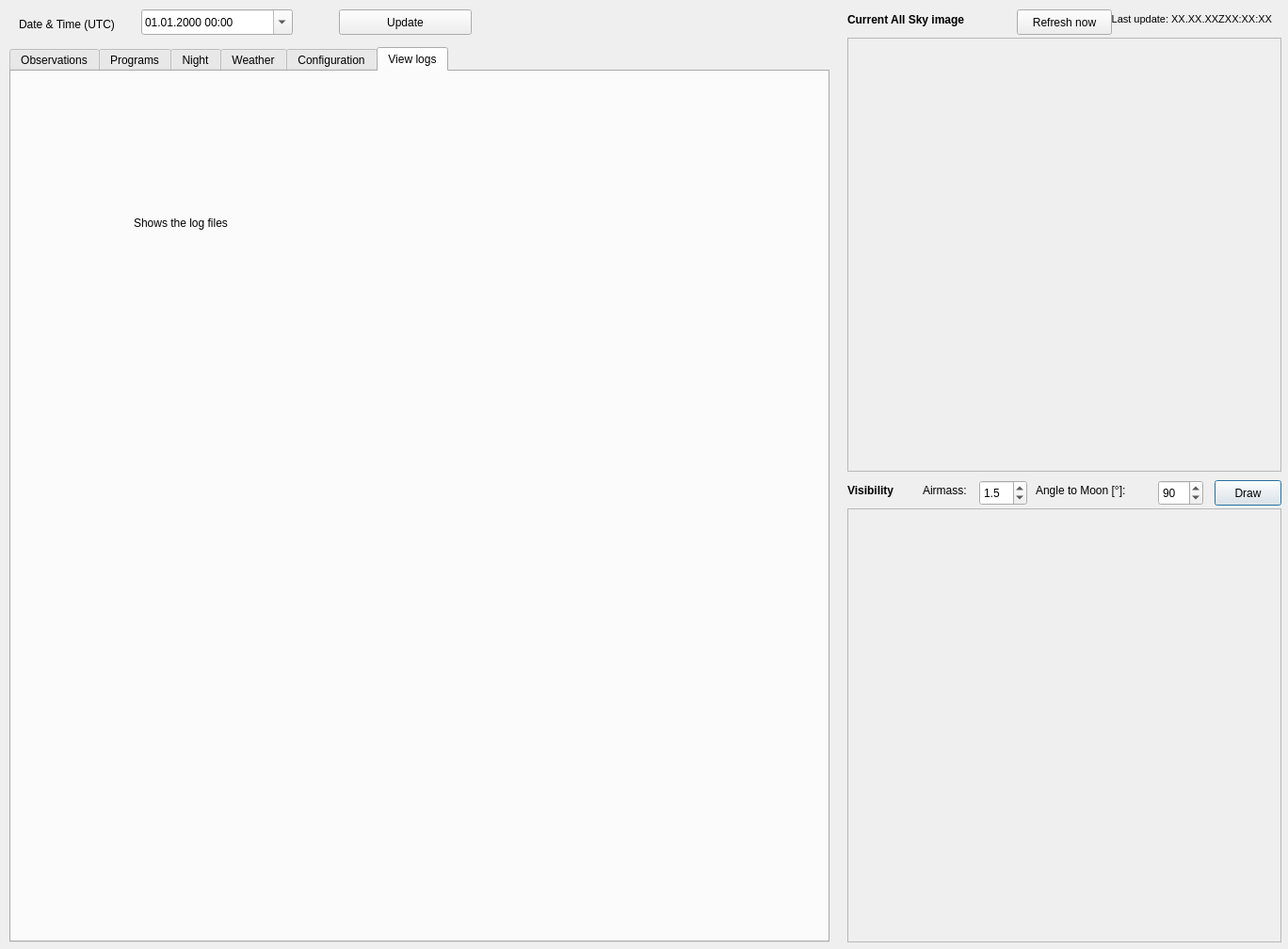
<?xml version="1.0" encoding="UTF-8"?>
<ui version="4.0">
 <class>POUET</class>
 <widget class="QDialog" name="POUET">
  <property name="geometry">
   <rect>
    <x>0</x>
    <y>0</y>
    <width>1368</width>
    <height>1008</height>
   </rect>
  </property>
  <property name="windowTitle">
   <string>Pouet</string>
  </property>
  <widget class="QLabel" name="label_12">
   <property name="geometry">
    <rect>
     <x>1150</x>
     <y>10</y>
     <width>201</width>
     <height>21</height>
    </rect>
   </property>
   <property name="font">
    <font>
     <pointsize>8</pointsize>
     <weight>50</weight>
     <bold>false</bold>
    </font>
   </property>
   <property name="text">
    <string>Last update: XX.XX.XXZXX:XX:XX</string>
   </property>
   <property name="alignment">
    <set>Qt::AlignRight|Qt::AlignTrailing|Qt::AlignVCenter</set>
   </property>
  </widget>
  <widget class="QLabel" name="label_13">
   <property name="geometry">
    <rect>
     <x>900</x>
     <y>10</y>
     <width>201</width>
     <height>21</height>
    </rect>
   </property>
   <property name="font">
    <font>
     <weight>75</weight>
     <bold>true</bold>
    </font>
   </property>
   <property name="text">
    <string>Current All Sky image</string>
   </property>
   <property name="alignment">
    <set>Qt::AlignLeading|Qt::AlignLeft|Qt::AlignVCenter</set>
   </property>
  </widget>
  <widget class="QFrame" name="frame">
   <property name="geometry">
    <rect>
     <x>900</x>
     <y>40</y>
     <width>461</width>
     <height>461</height>
    </rect>
   </property>
   <property name="frameShape">
    <enum>QFrame::StyledPanel</enum>
   </property>
   <property name="frameShadow">
    <enum>QFrame::Raised</enum>
   </property>
   <zorder>line_2</zorder>
  </widget>
  <widget class="QLabel" name="label">
   <property name="geometry">
    <rect>
     <x>20</x>
     <y>10</y>
     <width>131</width>
     <height>31</height>
    </rect>
   </property>
   <property name="text">
    <string>Date &amp; Time (UTC)</string>
   </property>
   <property name="alignment">
    <set>Qt::AlignLeading|Qt::AlignLeft|Qt::AlignVCenter</set>
   </property>
  </widget>
  <widget class="QDateTimeEdit" name="config_time">
   <property name="geometry">
    <rect>
     <x>150</x>
     <y>10</y>
     <width>161</width>
     <height>27</height>
    </rect>
   </property>
   <property name="autoFillBackground">
    <bool>false</bool>
   </property>
   <property name="displayFormat">
    <string>dd.MM.yyyy HH:mm</string>
   </property>
   <property name="calendarPopup">
    <bool>true</bool>
   </property>
  </widget>
  <widget class="QLabel" name="label_14">
   <property name="geometry">
    <rect>
     <x>900</x>
     <y>510</y>
     <width>81</width>
     <height>21</height>
    </rect>
   </property>
   <property name="font">
    <font>
     <weight>75</weight>
     <bold>true</bold>
    </font>
   </property>
   <property name="text">
    <string>Visibility</string>
   </property>
   <property name="alignment">
    <set>Qt::AlignLeading|Qt::AlignLeft|Qt::AlignVCenter</set>
   </property>
  </widget>
  <widget class="QFrame" name="frame_2">
   <property name="geometry">
    <rect>
     <x>900</x>
     <y>540</y>
     <width>461</width>
     <height>461</height>
    </rect>
   </property>
   <property name="frameShape">
    <enum>QFrame::StyledPanel</enum>
   </property>
   <property name="frameShadow">
    <enum>QFrame::Raised</enum>
   </property>
  </widget>
  <widget class="QDoubleSpinBox" name="visibility_airmass">
   <property name="geometry">
    <rect>
     <x>1040</x>
     <y>510</y>
     <width>51</width>
     <height>27</height>
    </rect>
   </property>
   <property name="decimals">
    <number>1</number>
   </property>
   <property name="minimum">
    <double>0.100000000000000</double>
   </property>
   <property name="maximum">
    <double>4.000000000000000</double>
   </property>
   <property name="singleStep">
    <double>0.100000000000000</double>
   </property>
   <property name="value">
    <double>1.500000000000000</double>
   </property>
  </widget>
  <widget class="QLabel" name="label_15">
   <property name="geometry">
    <rect>
     <x>980</x>
     <y>510</y>
     <width>61</width>
     <height>21</height>
    </rect>
   </property>
   <property name="font">
    <font>
     <weight>50</weight>
     <bold>false</bold>
    </font>
   </property>
   <property name="text">
    <string>Airmass:</string>
   </property>
   <property name="alignment">
    <set>Qt::AlignLeading|Qt::AlignLeft|Qt::AlignVCenter</set>
   </property>
  </widget>
  <widget class="QLabel" name="label_16">
   <property name="geometry">
    <rect>
     <x>1100</x>
     <y>510</y>
     <width>131</width>
     <height>21</height>
    </rect>
   </property>
   <property name="font">
    <font>
     <weight>50</weight>
     <bold>false</bold>
    </font>
   </property>
   <property name="text">
    <string>Angle to Moon [°]:</string>
   </property>
   <property name="alignment">
    <set>Qt::AlignLeading|Qt::AlignLeft|Qt::AlignVCenter</set>
   </property>
  </widget>
  <widget class="QSpinBox" name="visibility_moon_angle">
   <property name="geometry">
    <rect>
     <x>1230</x>
     <y>510</y>
     <width>48</width>
     <height>27</height>
    </rect>
   </property>
   <property name="maximum">
    <number>180</number>
   </property>
   <property name="value">
    <number>90</number>
   </property>
  </widget>
  <widget class="QPushButton" name="visibility_plot">
   <property name="geometry">
    <rect>
     <x>1290</x>
     <y>510</y>
     <width>71</width>
     <height>27</height>
    </rect>
   </property>
   <property name="text">
    <string>Draw</string>
   </property>
  </widget>
  <widget class="QTabWidget" name="tabWidget">
   <property name="geometry">
    <rect>
     <x>10</x>
     <y>50</y>
     <width>871</width>
     <height>951</height>
    </rect>
   </property>
   <property name="tabShape">
    <enum>QTabWidget::Rounded</enum>
   </property>
   <property name="currentIndex">
    <number>5</number>
   </property>
   <widget class="QWidget" name="obs">
    <attribute name="title">
     <string>Observations</string>
    </attribute>
    <widget class="QTableWidget" name="tableWidget">
     <property name="geometry">
      <rect>
       <x>250</x>
       <y>110</y>
       <width>256</width>
       <height>192</height>
      </rect>
     </property>
    </widget>
   </widget>
   <widget class="QWidget" name="program">
    <attribute name="title">
     <string>Programs</string>
    </attribute>
    <widget class="QLabel" name="label_27">
     <property name="geometry">
      <rect>
       <x>190</x>
       <y>150</y>
       <width>541</width>
       <height>21</height>
      </rect>
     </property>
     <property name="font">
      <font>
       <weight>50</weight>
       <bold>false</bold>
      </font>
     </property>
     <property name="text">
      <string>Here we can select the programs we want to include</string>
     </property>
     <property name="alignment">
      <set>Qt::AlignLeading|Qt::AlignLeft|Qt::AlignVCenter</set>
     </property>
    </widget>
   </widget>
   <widget class="QWidget" name="night">
    <attribute name="title">
     <string>Night</string>
    </attribute>
    <widget class="QLabel" name="label_24">
     <property name="geometry">
      <rect>
       <x>160</x>
       <y>100</y>
       <width>541</width>
       <height>21</height>
      </rect>
     </property>
     <property name="font">
      <font>
       <weight>50</weight>
       <bold>false</bold>
      </font>
     </property>
     <property name="text">
      <string>When does the night begin? When does it end???</string>
     </property>
     <property name="alignment">
      <set>Qt::AlignLeading|Qt::AlignLeft|Qt::AlignVCenter</set>
     </property>
    </widget>
   </widget>
   <widget class="QWidget" name="weather">
    <attribute name="title">
     <string>Weather</string>
    </attribute>
    <widget class="QPushButton" name="weather_refresh_now">
     <property name="geometry">
      <rect>
       <x>20</x>
       <y>170</y>
       <width>111</width>
       <height>27</height>
      </rect>
     </property>
     <property name="text">
      <string>Refresh now</string>
     </property>
    </widget>
    <widget class="QLabel" name="label_9">
     <property name="geometry">
      <rect>
       <x>150</x>
       <y>140</y>
       <width>41</width>
       <height>21</height>
      </rect>
     </property>
     <property name="font">
      <font>
       <weight>50</weight>
       <bold>false</bold>
      </font>
     </property>
     <property name="text">
      <string>XX.X</string>
     </property>
     <property name="alignment">
      <set>Qt::AlignLeading|Qt::AlignLeft|Qt::AlignVCenter</set>
     </property>
    </widget>
    <widget class="QLabel" name="label_5">
     <property name="geometry">
      <rect>
       <x>150</x>
       <y>50</y>
       <width>41</width>
       <height>21</height>
      </rect>
     </property>
     <property name="font">
      <font>
       <weight>50</weight>
       <bold>false</bold>
      </font>
     </property>
     <property name="text">
      <string>XX.X</string>
     </property>
     <property name="alignment">
      <set>Qt::AlignLeading|Qt::AlignLeft|Qt::AlignVCenter</set>
     </property>
    </widget>
    <widget class="QLabel" name="label_8">
     <property name="geometry">
      <rect>
       <x>150</x>
       <y>110</y>
       <width>41</width>
       <height>21</height>
      </rect>
     </property>
     <property name="font">
      <font>
       <weight>50</weight>
       <bold>false</bold>
      </font>
     </property>
     <property name="text">
      <string>XX.X</string>
     </property>
     <property name="alignment">
      <set>Qt::AlignLeading|Qt::AlignLeft|Qt::AlignVCenter</set>
     </property>
    </widget>
    <widget class="QLabel" name="label_4">
     <property name="geometry">
      <rect>
       <x>190</x>
       <y>20</y>
       <width>201</width>
       <height>21</height>
      </rect>
     </property>
     <property name="font">
      <font>
       <pointsize>8</pointsize>
       <weight>50</weight>
       <bold>false</bold>
      </font>
     </property>
     <property name="text">
      <string>Last update: XX.XX.XXZXX:XX:XX</string>
     </property>
     <property name="alignment">
      <set>Qt::AlignRight|Qt::AlignTrailing|Qt::AlignVCenter</set>
     </property>
    </widget>
    <widget class="QLabel" name="label_2">
     <property name="geometry">
      <rect>
       <x>20</x>
       <y>20</y>
       <width>201</width>
       <height>21</height>
      </rect>
     </property>
     <property name="font">
      <font>
       <weight>75</weight>
       <bold>true</bold>
      </font>
     </property>
     <property name="text">
      <string>Current weather conditions</string>
     </property>
     <property name="alignment">
      <set>Qt::AlignLeading|Qt::AlignLeft|Qt::AlignVCenter</set>
     </property>
    </widget>
    <widget class="QLabel" name="label_6">
     <property name="geometry">
      <rect>
       <x>150</x>
       <y>80</y>
       <width>41</width>
       <height>21</height>
      </rect>
     </property>
     <property name="font">
      <font>
       <weight>50</weight>
       <bold>false</bold>
      </font>
     </property>
     <property name="text">
      <string>XX.X</string>
     </property>
     <property name="alignment">
      <set>Qt::AlignLeading|Qt::AlignLeft|Qt::AlignVCenter</set>
     </property>
    </widget>
    <widget class="QLabel" name="label_3">
     <property name="geometry">
      <rect>
       <x>20</x>
       <y>50</y>
       <width>131</width>
       <height>21</height>
      </rect>
     </property>
     <property name="font">
      <font>
       <weight>50</weight>
       <bold>false</bold>
      </font>
     </property>
     <property name="text">
      <string>Wind speed [m/s]:</string>
     </property>
     <property name="alignment">
      <set>Qt::AlignLeading|Qt::AlignLeft|Qt::AlignVCenter</set>
     </property>
    </widget>
    <widget class="QLabel" name="label_7">
     <property name="geometry">
      <rect>
       <x>20</x>
       <y>80</y>
       <width>131</width>
       <height>21</height>
      </rect>
     </property>
     <property name="font">
      <font>
       <weight>50</weight>
       <bold>false</bold>
      </font>
     </property>
     <property name="text">
      <string>Wind direction [°]:</string>
     </property>
     <property name="alignment">
      <set>Qt::AlignLeading|Qt::AlignLeft|Qt::AlignVCenter</set>
     </property>
    </widget>
    <widget class="QLabel" name="label_10">
     <property name="geometry">
      <rect>
       <x>20</x>
       <y>110</y>
       <width>131</width>
       <height>21</height>
      </rect>
     </property>
     <property name="font">
      <font>
       <weight>50</weight>
       <bold>false</bold>
      </font>
     </property>
     <property name="text">
      <string>Temperature [°C]:</string>
     </property>
     <property name="alignment">
      <set>Qt::AlignLeading|Qt::AlignLeft|Qt::AlignVCenter</set>
     </property>
    </widget>
    <widget class="QLabel" name="label_11">
     <property name="geometry">
      <rect>
       <x>20</x>
       <y>140</y>
       <width>131</width>
       <height>21</height>
      </rect>
     </property>
     <property name="font">
      <font>
       <weight>50</weight>
       <bold>false</bold>
      </font>
     </property>
     <property name="text">
      <string>Humidity [%]:</string>
     </property>
     <property name="alignment">
      <set>Qt::AlignLeading|Qt::AlignLeft|Qt::AlignVCenter</set>
     </property>
    </widget>
   </widget>
   <widget class="QWidget" name="config">
    <attribute name="title">
     <string>Configuration</string>
    </attribute>
    <widget class="QCheckBox" name="config_clouds_analyse">
     <property name="geometry">
      <rect>
       <x>10</x>
       <y>120</y>
       <width>131</width>
       <height>22</height>
      </rect>
     </property>
     <property name="text">
      <string>Analyse clouds</string>
     </property>
     <property name="checked">
      <bool>true</bool>
     </property>
    </widget>
    <widget class="QCheckBox" name="config_wind_analyse">
     <property name="geometry">
      <rect>
       <x>10</x>
       <y>150</y>
       <width>121</width>
       <height>22</height>
      </rect>
     </property>
     <property name="text">
      <string>Analyse wind</string>
     </property>
     <property name="checked">
      <bool>true</bool>
     </property>
    </widget>
    <widget class="QLabel" name="label_18">
     <property name="geometry">
      <rect>
       <x>10</x>
       <y>10</y>
       <width>201</width>
       <height>21</height>
      </rect>
     </property>
     <property name="font">
      <font>
       <weight>75</weight>
       <bold>true</bold>
      </font>
     </property>
     <property name="text">
      <string>Observation site</string>
     </property>
     <property name="alignment">
      <set>Qt::AlignLeading|Qt::AlignLeft|Qt::AlignVCenter</set>
     </property>
    </widget>
    <widget class="QToolButton" name="toolButton">
     <property name="geometry">
      <rect>
       <x>140</x>
       <y>40</y>
       <width>211</width>
       <height>25</height>
      </rect>
     </property>
     <property name="text">
      <string>Load configuration file</string>
     </property>
    </widget>
    <widget class="QLabel" name="label_19">
     <property name="geometry">
      <rect>
       <x>10</x>
       <y>90</y>
       <width>201</width>
       <height>21</height>
      </rect>
     </property>
     <property name="font">
      <font>
       <weight>75</weight>
       <bold>true</bold>
      </font>
     </property>
     <property name="text">
      <string>Weather analysis</string>
     </property>
     <property name="alignment">
      <set>Qt::AlignLeading|Qt::AlignLeft|Qt::AlignVCenter</set>
     </property>
    </widget>
    <widget class="QLabel" name="label_20">
     <property name="geometry">
      <rect>
       <x>10</x>
       <y>40</y>
       <width>201</width>
       <height>21</height>
      </rect>
     </property>
     <property name="font">
      <font>
       <weight>75</weight>
       <bold>true</bold>
      </font>
     </property>
     <property name="text">
      <string>La Silla</string>
     </property>
     <property name="alignment">
      <set>Qt::AlignLeading|Qt::AlignLeft|Qt::AlignVCenter</set>
     </property>
    </widget>
    <widget class="QSpinBox" name="config_weather_update_every">
     <property name="geometry">
      <rect>
       <x>170</x>
       <y>180</y>
       <width>48</width>
       <height>27</height>
      </rect>
     </property>
     <property name="maximum">
      <number>30</number>
     </property>
     <property name="value">
      <number>2</number>
     </property>
    </widget>
    <widget class="QLabel" name="label_21">
     <property name="geometry">
      <rect>
       <x>10</x>
       <y>180</y>
       <width>161</width>
       <height>21</height>
      </rect>
     </property>
     <property name="font">
      <font>
       <weight>50</weight>
       <bold>false</bold>
      </font>
     </property>
     <property name="text">
      <string>Weather update [min]</string>
     </property>
     <property name="alignment">
      <set>Qt::AlignLeading|Qt::AlignLeft|Qt::AlignVCenter</set>
     </property>
    </widget>
    <widget class="Line" name="line_4">
     <property name="geometry">
      <rect>
       <x>10</x>
       <y>70</y>
       <width>911</width>
       <height>16</height>
      </rect>
     </property>
     <property name="orientation">
      <enum>Qt::Horizontal</enum>
     </property>
    </widget>
    <widget class="QCheckBox" name="config_clouds_auto_update">
     <property name="geometry">
      <rect>
       <x>180</x>
       <y>120</y>
       <width>211</width>
       <height>22</height>
      </rect>
     </property>
     <property name="text">
      <string>Auto-refresh clouds</string>
     </property>
     <property name="checked">
      <bool>true</bool>
     </property>
    </widget>
    <widget class="QCheckBox" name="config_wind_auto_update">
     <property name="geometry">
      <rect>
       <x>180</x>
       <y>150</y>
       <width>211</width>
       <height>22</height>
      </rect>
     </property>
     <property name="text">
      <string>Auto-refresh wind</string>
     </property>
     <property name="checked">
      <bool>true</bool>
     </property>
    </widget>
    <widget class="Line" name="line_5">
     <property name="geometry">
      <rect>
       <x>10</x>
       <y>210</y>
       <width>911</width>
       <height>16</height>
      </rect>
     </property>
     <property name="orientation">
      <enum>Qt::Horizontal</enum>
     </property>
    </widget>
    <widget class="QLabel" name="label_22">
     <property name="geometry">
      <rect>
       <x>10</x>
       <y>230</y>
       <width>201</width>
       <height>21</height>
      </rect>
     </property>
     <property name="font">
      <font>
       <weight>75</weight>
       <bold>true</bold>
      </font>
     </property>
     <property name="text">
      <string>Observations</string>
     </property>
     <property name="alignment">
      <set>Qt::AlignLeading|Qt::AlignLeft|Qt::AlignVCenter</set>
     </property>
    </widget>
    <widget class="QCheckBox" name="config_show_obs_visibility">
     <property name="geometry">
      <rect>
       <x>10</x>
       <y>260</y>
       <width>411</width>
       <height>22</height>
      </rect>
     </property>
     <property name="text">
      <string>Show selected objects in visibility tool</string>
     </property>
     <property name="checked">
      <bool>true</bool>
     </property>
    </widget>
    <widget class="QCheckBox" name="config_show_obs_allsky">
     <property name="geometry">
      <rect>
       <x>10</x>
       <y>290</y>
       <width>411</width>
       <height>22</height>
      </rect>
     </property>
     <property name="text">
      <string>Show selected objects in All Sky image</string>
     </property>
     <property name="checked">
      <bool>true</bool>
     </property>
    </widget>
    <widget class="QLabel" name="label_25">
     <property name="geometry">
      <rect>
       <x>10</x>
       <y>890</y>
       <width>391</width>
       <height>21</height>
      </rect>
     </property>
     <property name="font">
      <font>
       <weight>75</weight>
       <bold>true</bold>
      </font>
     </property>
     <property name="text">
      <string>Written by Thibault Kuntzer and Vivien Bonvin, 2018</string>
     </property>
     <property name="alignment">
      <set>Qt::AlignLeading|Qt::AlignLeft|Qt::AlignVCenter</set>
     </property>
    </widget>
    <widget class="QLabel" name="label_26">
     <property name="geometry">
      <rect>
       <x>470</x>
       <y>890</y>
       <width>391</width>
       <height>21</height>
      </rect>
     </property>
     <property name="font">
      <font>
       <weight>75</weight>
       <bold>true</bold>
      </font>
     </property>
     <property name="text">
      <string>https://github.com/vbonvin/POUET</string>
     </property>
     <property name="alignment">
      <set>Qt::AlignRight|Qt::AlignTrailing|Qt::AlignVCenter</set>
     </property>
    </widget>
   </widget>
   <widget class="QWidget" name="log">
    <attribute name="title">
     <string>View logs</string>
    </attribute>
    <widget class="QLabel" name="label_28">
     <property name="geometry">
      <rect>
       <x>130</x>
       <y>150</y>
       <width>541</width>
       <height>21</height>
      </rect>
     </property>
     <property name="font">
      <font>
       <weight>50</weight>
       <bold>false</bold>
      </font>
     </property>
     <property name="text">
      <string>Shows the log files</string>
     </property>
     <property name="alignment">
      <set>Qt::AlignLeading|Qt::AlignLeft|Qt::AlignVCenter</set>
     </property>
    </widget>
   </widget>
  </widget>
  <widget class="QPushButton" name="update_obs">
   <property name="geometry">
    <rect>
     <x>360</x>
     <y>10</y>
     <width>141</width>
     <height>27</height>
    </rect>
   </property>
   <property name="text">
    <string>Update</string>
   </property>
  </widget>
  <widget class="QPushButton" name="clouds_refresh_now">
   <property name="geometry">
    <rect>
     <x>1080</x>
     <y>10</y>
     <width>101</width>
     <height>27</height>
    </rect>
   </property>
   <property name="text">
    <string>Refresh now</string>
   </property>
  </widget>
 </widget>
 <resources/>
 <connections/>
</ui>
